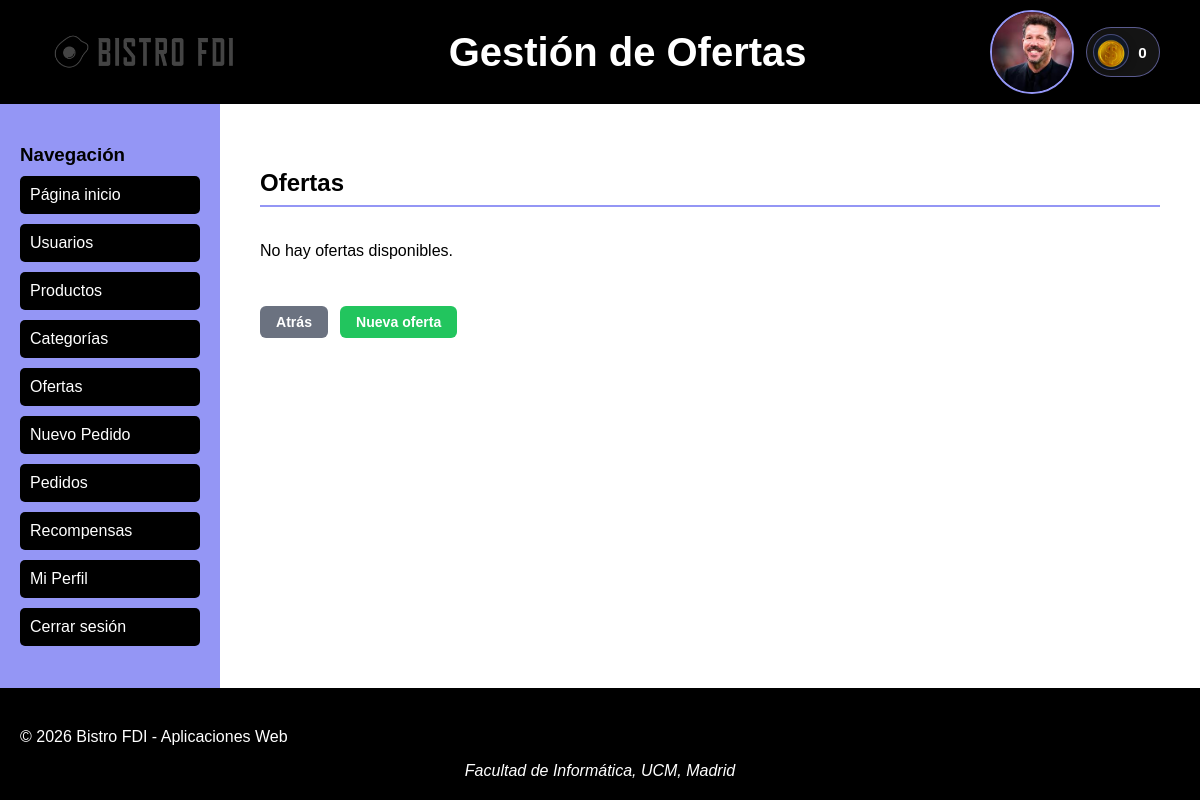
/includes/vistas/ofertas/ofertaslist.php (signed in), run on an earlier commit of the app's database.
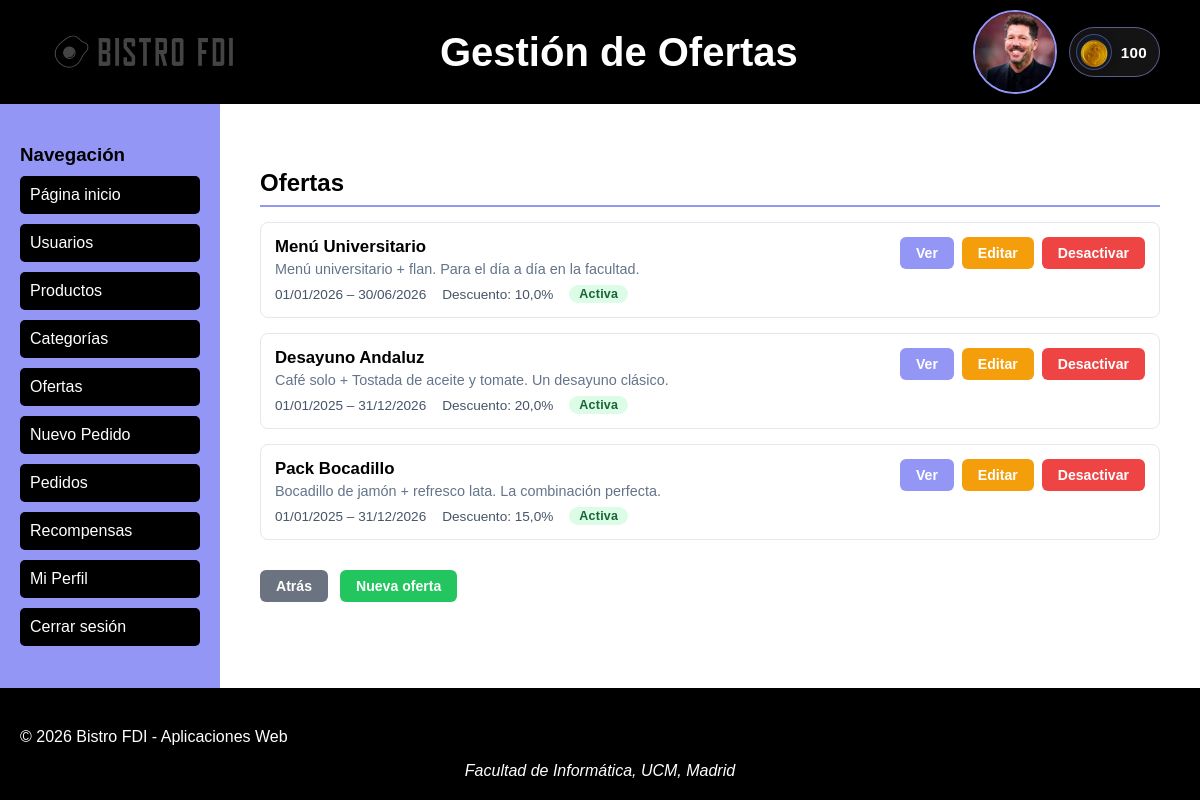
And on a later commit of the database.
### tables this page shows
CREATE TABLE IF NOT EXISTS `Usuarios` (
  `id`             int(11)      NOT NULL AUTO_INCREMENT,
  `nombreUsuario`  varchar(50) NOT NULL,
  `email`          varchar(100) NOT NULL,
  `nombre`         varchar(100) NOT NULL,
  `apellidos`      varchar(150) NOT NULL,
  `password`       varchar(255) NOT NULL,
  `avatar`         varchar(255),
  `saldo_bistrocoins`int(11)    NOT NULL DEFAULT 0,
  `activo`         tinyint(1)   NOT NULL DEFAULT 1,
  `fecha_creacion` datetime     NOT NULL DEFAULT CURRENT_TIMESTAMP,
  PRIMARY KEY (`id`),
  UNIQUE KEY `uq_nombreUsuario` (`nombreUsuario`)
);

CREATE TABLE IF NOT EXISTS `Ofertas` (
  `id`          INT           NOT NULL AUTO_INCREMENT,
  `nombre`      VARCHAR(150)  NOT NULL,
  `descripcion` TEXT          NOT NULL,
  `inicio`      DATE          NOT NULL,
  `fin`         DATE          NOT NULL,
  `descuento`   DECIMAL(5,4)  NOT NULL,
  `activa`      TINYINT(1)    NOT NULL DEFAULT 1,
  PRIMARY KEY (`id`)
);

### includes/Oferta/OfertaDB.php (called while the page is built, shortened)
<?php
class OfertaDB
{
    private static function filaAOferta(array $fila): Oferta
    {
        return new Oferta(
            $fila['nombre'],
            $fila['descripcion'],
            new DateTime($fila['inicio']),
            new DateTime($fila['fin']),
            floatval($fila['descuento']),
            intval($fila['id']),
            (bool) $fila['activa']
        );
    }
    public static function listarTodas(): array
    {
        $conexion = Aplicacion::getInstance()->getConexionBd();
        $query = $conexion->prepare("SELECT * FROM Ofertas ORDER BY inicio DESC");
        $query->execute();
        $resultado = $query->get_result();
        $ofertas = [];
        while ($fila = $resultado->fetch_assoc()) {
            $ofertas[] = self::filaAOferta($fila);
        }
        return $ofertas;
    }
}

### includes/Oferta/OfertaService.php (called while the page is built, shortened)
<?php
class OfertaService
{
    public static function listarTodas(): array
    {
        return OfertaDB::listarTodas();
    }
}

### includes/Usuario/UsuarioDB.php (called while the page is built, shortened)
<?php
class UsuarioDB
{
  public static function buscarPorNombre($nombreUsuario)
  {
    $conn = Aplicacion::getInstance()->getConexionBd();
    $query = $conn->prepare("SELECT * FROM Usuarios U WHERE U.nombreUsuario=?");
    $query->bind_param("s", $nombreUsuario);
    $query->execute();
    $rs = $query->get_result();
    $fila = $rs->fetch_assoc();
    if ($fila) {
      Rol::cargarRol($fila['id']);
      $user = new Usuario($fila['nombreUsuario'], $fila['password'], $fila['nombre'], $fila['apellidos'], $fila['email'], $fila['avatar'], $fila['saldo_bistrocoins'], $fila['id']);
      return $user;
    }
    return null;
  }
}

### includes/Usuario/Rol.php (called while the page is built, shortened)
<?php
class Rol
{
  public static function cargarRol($idUsuario)
  {
    $conn = Aplicacion::getInstance()->getConexionBd();
    $query = $conn->prepare("SELECT Roles.id, Roles.nombre FROM Roles INNER JOIN RolesUsuario ON Roles.id = RolesUsuario.rol WHERE RolesUsuario.usuario=?");
    $query->bind_param("i", $idUsuario);
    $query->execute();
    $rs = $query->get_result();
    if ($rs) {
      $rsRol = $rs->fetch_assoc();
      if ($rsRol != null) {
        $rol = new Rol(intval($rsRol['id']), $rsRol['nombre']);
        return $rol;
      }
    } else {
      error_log("Error BD ({$conn->errno}): {$conn->error}");
    }
    return null;
  }
}

### includes/config.php (called while the page is built, shortened)
<?php
spl_autoload_register(function ($class) {
  $prefix = 'es\\ucm\\fdi\\aw\\';
  $base_dir = __DIR__ . '/';
  $len = strlen($prefix);
  $relative_class = substr($class, $len);
  $file = $base_dir . str_replace('\\', '/', $relative_class) . '.php';
});

### includes/Usuario/Usuario.php (called while the page is built, shortened)
<?php
class Usuario
{
  private $saldo_bistrocoins;
  public function __construct($nombreUsuario, $password, $nombre, $apellidos, $email, $avatar, $saldo_bistrocoins = null, $id = null)
  {
    $this->saldo_bistrocoins = $saldo_bistrocoins;
  }
  public function getSaldoBistrocoins()
  {
    return $this->saldo_bistrocoins;
  }
}

### includes/Oferta/Oferta.php (called while the page is built, shortened)
<?php
class Oferta
{
    private ?int $id;
    private string $nombre;
    private string $descripcion;
    private DateTime $inicio;
    private DateTime $fin;
    private float $descuento;
    private bool $activa;
    public function __construct(string $nombre, string $descripcion, DateTime $inicio, DateTime $fin, float $descuento, ?int $id = null, bool $activa = true)
    {
        $this->id = $id;
        $this->nombre = $nombre;
        $this->descripcion = $descripcion;
        $this->inicio = $inicio;
        $this->fin = $fin;
        $this->descuento = $descuento;
        $this->activa = $activa;
    }
    public function getId(): ?int
    {
        return $this->id;
    }
    public function getNombre(): string
    {
        return $this->nombre;
    }
    public function getDescripcion(): string
    {
        return $this->descripcion;
    }
    public function getInicio(): DateTime
    {
        return $this->inicio;
    }
    public function getFin(): DateTime
    {
        return $this->fin;
    }
    public function getDescuento(): float
    {
        return $this->descuento;
    }
    public function isActiva(): bool
    {
        return $this->activa;
    }
}

### includes/vistas/ofertas/ofertaslist.php (the view, shortened to what the changed rows need)
<?php
require_once dirname(__DIR__, 3) . '/includes/config.php';
$esGerente = Aplicacion::esGerente();
$ofertas = $esGerente
    ? OfertaService::listarTodas()
    : OfertaService::listarActivas();
$htmlItems = '';
if ($ofertas && count($ofertas) > 0) {
    foreach ($ofertas as $oferta) {
    $nombre      = htmlspecialchars($oferta->getNombre());
    $descripcion = htmlspecialchars($oferta->getDescripcion());
    $inicio      = $oferta->getInicio()->format('d/m/Y');
    $fin         = $oferta->getFin()->format('d/m/Y');
    $pct         = number_format($oferta->getDescuento() * 100, 1, ',', '.') . '%';
    $verUrl      = RUTA_VISTAS . '/ofertas/ofertasdetail.php?id=' . $oferta->getId();
    $hoy = new DateTime();
    if (!$oferta->isActiva()) {
        $badge = '<span class="badge badge-caducada">Inactiva</span>';
    } elseif ($oferta->getInicio() > $hoy) {
        $badge = '<span class="badge badge-futura">Próxima</span>';
    } elseif ($oferta->getFin() < $hoy) {
        $badge = '<span class="badge badge-caducada">Caducada</span>';
    } else {
        $badge = '<span class="badge badge-activa">Activa</span>';
    }
    $botonesGerente = '';
    if ($esGerente) {
        $editarUrl   = RUTA_VISTAS . '/ofertas/ofertasdetail.php?id=' . $oferta->getId() . '&editar=1';
        $toggleLabel = $oferta->isActiva() ? 'Desactivar' : 'Reactivar';
        $toggleClass = $oferta->isActiva() ? 'btn btn-borrar' : 'btn btn-nuevo';
        $confirmMsg  = $oferta->isActiva() ? '¿Desactivar esta oferta?' : '¿Reactivar esta oferta?';
        $botonesGerente = <<<BTN
            <a href="{$editarUrl}" class="btn btn-editar">Editar</a>
            <form method="POST" action="{$verUrl}" style="display:inline"
                  onsubmit="return confirm('{$confirmMsg}')">
                <input type="hidden" name="accion" value="toggleActiva">
                <button type="submit" class="{$toggleClass}">{$toggleLabel}</button>
            </form>
        BTN;
    }
    $htmlItems .= <<<ITEM
        <div class="oferta-item">
            <div class="oferta-info">
                <span class="oferta-nombre">{$nombre}</span>
                <span class="oferta-descripcion">{$descripcion}</span>
                <div class="oferta-meta">
                    <span>{$inicio} – {$fin}</span>
                    <span>Descuento: {$pct}</span>
                    {$badge}
                </div>
            </div>
            <div class="oferta-acciones">
                <a href="{$verUrl}" class="btn btn-ver">Ver</a>
                {$botonesGerente}
            </div>
        </div>
    ITEM;
}
} else {
    $htmlItems = '<p>No hay ofertas disponibles.</p>';
}
$btnNueva = '';
if ($esGerente) {
    $nuevaUrl  = RUTA_VISTAS . '/ofertas/ofertasdetail.php';
    $btnNueva  = "<a href=\"{$nuevaUrl}\" class=\"btn btn-nuevo\">Nueva oferta</a>";
}
$tituloHeader  = 'Gestión de Ofertas';
$volverUrl = RUTA_APP . '/index.php';
$contenidoPrincipal = <<<EOS
    <section id="contenido">
        <h2>Ofertas</h2>
        <div class="lista-ofertas">
            {$htmlItems}
        </div>
        <div class="acciones-pagina">
            <a href="{$volverUrl}" class="btn btn-volver">Atrás</a>
            {$btnNueva}
        </div>
    </section>
EOS;
require(RAIZ_APP . '/includes/vistas/common/plantilla.php');

### includes/vistas/common/header.php (shortened to what the changed rows need)
<?php
$saldoCliente = null;
if (
    Aplicacion::estaLogueado()
    && !empty($_SESSION['nombreUsuario'])
) {
    $usuarioActual = UsuarioDB::buscarPorNombre($_SESSION['nombreUsuario']);
    if ($usuarioActual) {
        $saldoCliente = (int) $usuarioActual->getSaldoBistrocoins();
    }
}
?>
<header>
    <h1><?= $tituloHeader ?></h1>
    <div class="saludo">
        <?php if (isset($_SESSION['login']) && $_SESSION['login'] === true): ?>
            <?php if ($saldoCliente !== null): ?>
                <div class="saldo-cliente" title="Saldo actual en BistroCoins">
                    <span class="moneda-bistro" aria-hidden="true">
                        <img src="<?= RUTA_IMGS . '/bistroCoins.png' ?>" alt="BistroCoins">
                    </span>
                    <span class="saldo-valor"><?= number_format($saldoCliente, 0, ',', '.') ?></span>
                </div>
            <?php endif; ?>
        <?php else: ?>
            Usuario desconocido. Inicia sesión para acceder a las funcionalidades.
        <?php endif; ?>
    </div>
</header>

What changed in the data, as far as the page shows it:
changed usuarios: saldo_bistrocoins "0" → "100"
added ofertas: nombre "Menú Universitario", descripcion "Menú universitario + flan. Para el día a día en la facultad.", inicio "01/01/2026", fin "30/06/2026", descuento "10,0%", shows "Activa", activa "Desactivar"
added ofertas: nombre "Desayuno Andaluz", descripcion "Café solo + Tostada de aceite y tomate. Un desayuno clásico.", inicio "01/01/2025", fin "31/12/2026", descuento "20,0%", shows "Activa", activa "Desactivar"
added ofertas: nombre "Pack Bocadillo", descripcion "Bocadillo de jamón + refresco lata. La combinación perfecta.", inicio "01/01/2025", fin "31/12/2026", descuento "15,0%", shows "Activa", activa "Desactivar"
Also different on the page:
text no longer shown: "No hay ofertas disponibles."
